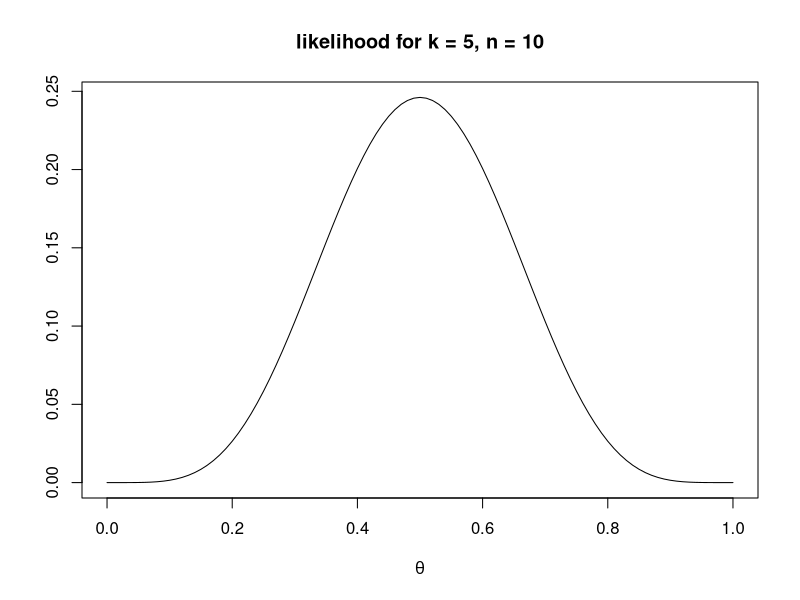
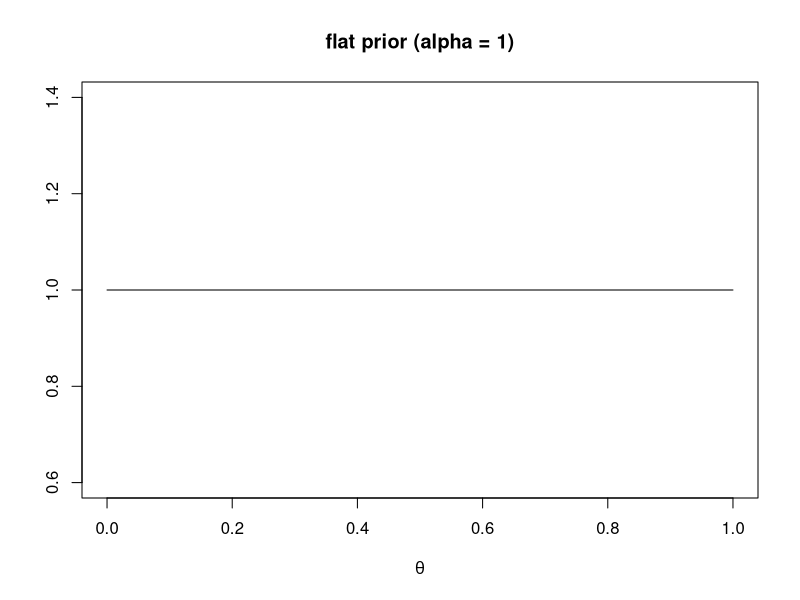
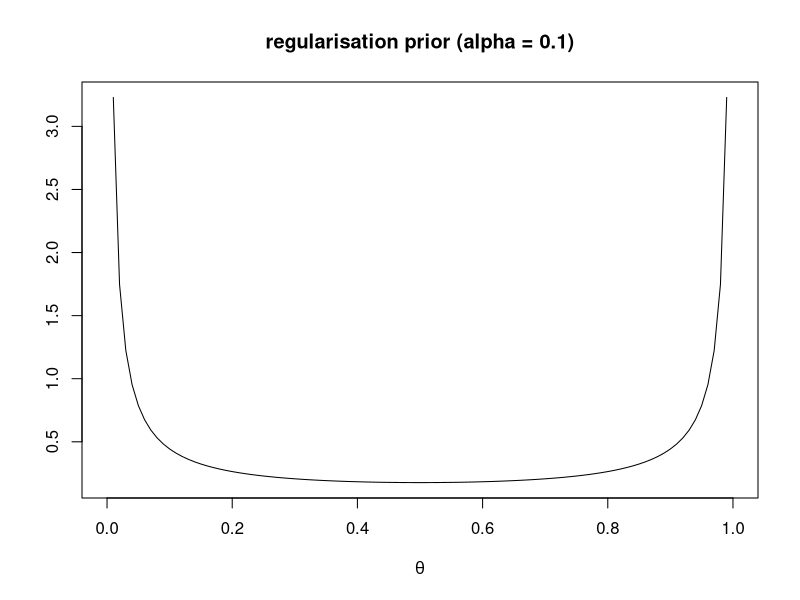
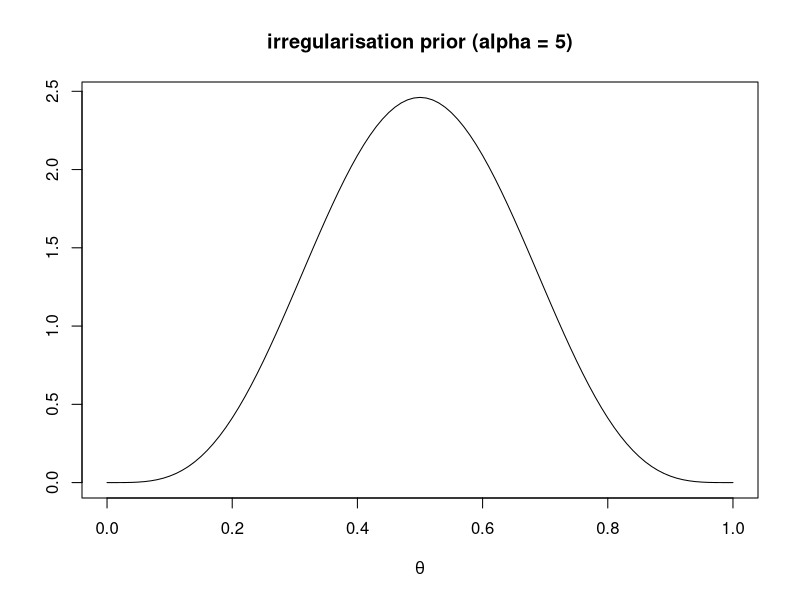
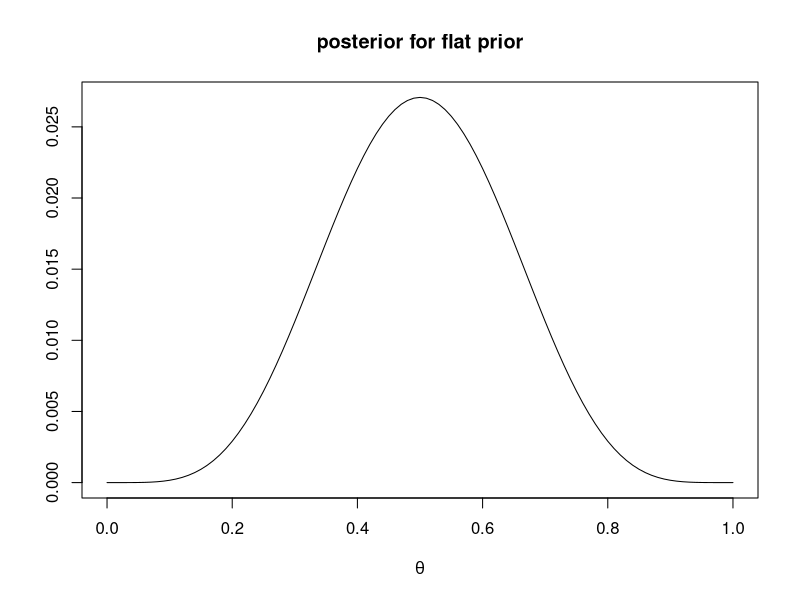
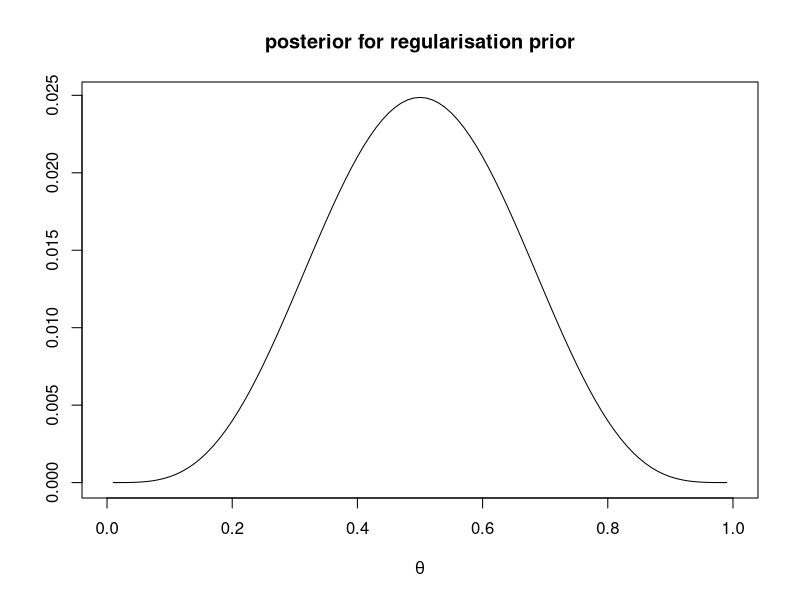
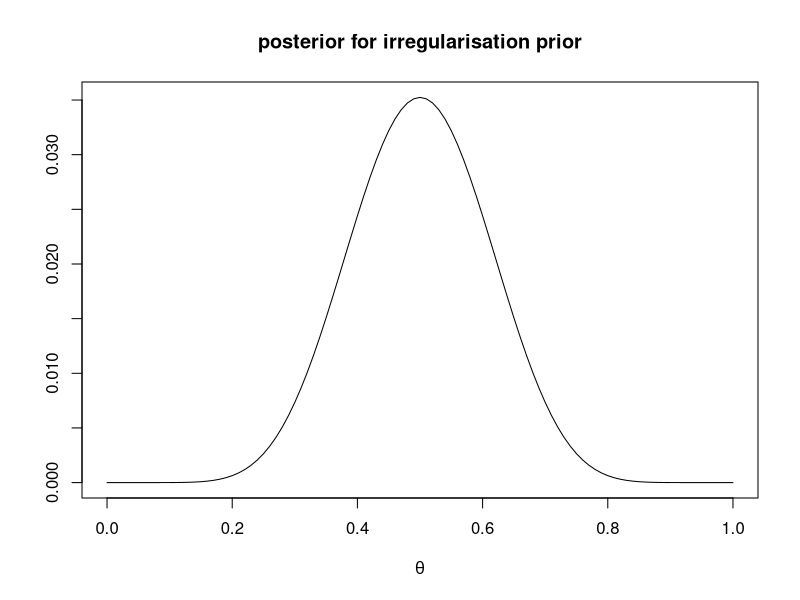

R code for these plots, in order: (Note: a time limit stopped this script after it produced the figures.)
## ---- chunk 1

p <- seq(0, 1, by = 0.01)
p
  
## ---- chunk 2

n <- 10
k <- 5

## ---- chunk 3

lik <- dbinom(k, n, p)

plot(lik,
     x = p,
     xlab = expression(theta),
     ylab = "",
     type = 'l',
     main = "likelihood for k = 5, n = 10")

## ---- chunk 4

alpha <- 1
beta <- alpha

prior <- dbeta(p, alpha, beta)

plot(prior,
     x = p,
     xlab = expression(theta),
     ylab = "",
     type = 'l',
     main = "flat prior (alpha = 1)")

## ---- chunk 5

alpha <- 0.1
beta <- alpha

prior <- dbeta(p, alpha, beta)

plot(prior,
     x = p,
     xlab = expression(theta),
     ylab = "",
     type = 'l',
     main = "regularisation prior (alpha = 0.1)")

## ---- chunk 6

alpha <- 5
beta <- alpha

prior <- dbeta(p, alpha, beta)

plot(prior,
     x = p,
     xlab = expression(theta),
     ylab = "",
     type = 'l',
     main = "irregularisation prior (alpha = 5)")

## ---- chunk 7

alpha <- 1
beta <- alpha

prior <- dbeta(p, alpha, beta)

post <- lik*prior
post <- post / sum(post)

plot(post,
     x = p,
     xlab = expression(theta),
     ylab = "",
     type = 'l',
     main = "posterior for flat prior")

## ---- chunk 8

alpha <- 0.1
beta <- alpha
  
prior <- dbeta(p, alpha, beta)

post <- lik*prior
post <- post / sum(post, na.rm = TRUE)

plot(post,
     x = p,
     xlab = expression(theta),
     ylab = "",
     type = 'l',
     main = "posterior for regularisation prior")

## ---- chunk 9

alpha <- 5
beta <- alpha
  
prior <- dbeta(p, alpha, beta)

post <- lik*prior
post <- post / sum(post)

plot(post,
     x = p,
     xlab = expression(theta),
     ylab = "",
     type = 'l',
     main = "posterior for irregularisation prior")

## ---- chunk 10

# old method
lik <- dbinom(k, n, p)
prior <- dbeta(p, alpha, beta)

post <- lik*prior
post <- post / sum(post)

head(post)

# new method
post_conjugate <- dbeta(p, k + alpha, n - k + beta)
post_conjugate <- post_conjugate / sum(post_conjugate)

head(post_conjugate)

## ---- chunk 11

theta <- rbeta(1, k + alpha, n - k + beta) 
theta

## ---- chunk 12
  
if ((k + alpha) > 1 & (n - k + beta) > 1) {
  
  theta <- (k + alpha - 1) / (n + alpha + beta - 2)
  
} else if ((k + alpha) <= 1 & (n - k + beta) > 1) {
  
  theta <- 0
  
} else if ((k + alpha) > 1 & (n - k + beta) <= 1) {
  
  theta <- 1
  
}

theta

## ---- chunk 13

k <- rbinom(1, n, theta)
k

## ---- chunk 14

# get probability distribution of new picks
prob_k <- rep(NA, n+1)
names(prob_k) <- 0:n

for (j in 0:n) {
  
  prob_k[j+1] <- sum( dbinom(j, n, p) * post )
  
}

prob_k <- prob_k / sum(prob_k)
prob_k
  
## ---- chunk 15

BayesianInference <- function(n = 10,
                              k = 5,
                              alpha = 1,
                              beta = alpha,
                              sampling = TRUE) {
  
  # hypothesis space
  p <- seq(0, 1, by = 0.01)
  
  # avoid infinity when beta distribution parameters are less than 1
  if ((k + alpha) < 1) p[1] <- 0.00001
  if ((n - k + beta) < 1) p[length(p)] <- 0.99999
  
  # generate posterior
  post_conjugate <- dbeta(p, k + alpha, n - k + beta)
  post_conjugate <- post_conjugate / sum(post_conjugate)

  if (sampling == TRUE) {
  
    # pick a random sample from the posterior
    theta <- rbeta(1, k + alpha, n - k + beta)
    
  } else { 
    
    # pick the maximum posterior probability (MAP)
    
    if ((k + alpha) > 1 & (n - k + beta) > 1) {
  
      theta <- (k + alpha - 1) / (n + alpha + beta - 2)
      
    } else if ((k + alpha) <= 1 & (n - k + beta) > 1) {
      
      theta <- 0
      
    } else if ((k + alpha) > 1 & (n - k + beta) <= 1) {
      
      theta <- 1
      
    }
  
  }
  
  # draw a new k from a binomial using theta
  k <- rbinom(1, n, theta)
  
  # get probability distribution of new picks
  prob_k <- rep(NA, n+1)
  names(prob_k) <- 0:n
  
  for (j in 0:n) {
    
    prob_k[j+1] <- sum( dbinom(j, n, p) * post_conjugate )
    
  }
  
  prob_k <- prob_k / sum(prob_k)
  
  # export new k and prob_k
  list(k = k, prob_k = prob_k)
  
}

## ---- chunk 16

BayesianInference(alpha = 0.1)

## ---- chunk 17

N <- 20

# vector to hold N k values
k_vector <- rep(0, N)

# matrix to hold N probability distributions for k
k_matrix <- matrix(0, nrow = N, ncol = n+1)

## ---- chunk 18

for (i in 1:N) {
  
  next_gen <- BayesianInference()
  
  # k for next generation
  k <- next_gen$k
  
  # store probability distribution and k
  k_vector[i] <- next_gen$k
  k_matrix[i,] <- next_gen$prob_k
  
}

## ---- chunk 19

k_vector

## ---- chunk 20

r_max <- 10000
k <- 5

# vector to hold N k values
k_vector <- rep(0, N)

# matrix to hold N probability distributions for k
k_matrix <- matrix(0, nrow = N, ncol = n+1)

# record starting k
k_initial <- k

for (r in 1:r_max) {
  
  k <- k_initial
  
  for (i in 1:N) {
  
    next_gen <- BayesianInference()
    
    # k for next generation
    k <- next_gen$k
    
    # store probability distribution and k
    k_vector[i] <- k_vector[i] + next_gen$k
    k_matrix[i,] <- k_matrix[i,] + next_gen$prob_k
    
  }
  
}

# average across all runs
k_vector <- k_vector / r_max
k_matrix <- k_matrix / r_max

## ---- chunk 21

k_vector

## ---- chunk 22

IteratedLearning <- function(n = 10,
                             k = 5,
                             alpha = 1,
                             beta = alpha,
                             sampling = TRUE,
                             N = 20,
                             r_max = 10000) {
  
  # vector to hold N k values
  k_vector <- rep(0, N)
  
  # matrix to hold N probability distributions for k
  k_matrix <- matrix(0, nrow = N, ncol = n+1)
  
  # record starting k
  k_initial <- k
  
  for (r in 1:r_max) {
    
    # reset k
    k <- k_initial
    
    for (i in 1:N) {
    
      next_gen <- BayesianInference(n,
                                    k,
                                    alpha,
                                    beta,
                                    sampling)
      
      # k for next generation
      k <- next_gen$k
      
      # store probability distribution and k
      k_vector[i] <- k_vector[i] + next_gen$k
      k_matrix[i,] <- k_matrix[i,] + next_gen$prob_k
      
    }
    
  }
  
  # average across all runs
  k_vector <- k_vector / r_max
  k_matrix <- k_matrix / r_max
  
  # export k_vector, k_matrix and parameters
  list(k_vector = k_vector, 
       k_matrix = k_matrix,
       parameters = c(n = n, 
                      k = k_initial, 
                      alpha = alpha, 
                      beta = beta,
                      sampling = sampling,
                      N = N, 
                      r_max = r_max))
  
}

## ---- chunk 23

data_model16 <- IteratedLearning()

data_model16$k_vector

## ---- chunk 24

IteratedHeatPlot <- function(data_model16) {
  
  k_matrix <- data_model16$k_matrix
  
  # heat map showing probability distribution over time
  heatmap(k_matrix, 
          Rowv = NA, 
          Colv = NA, 
          labCol = 0:(ncol(k_matrix)-1), 
          revC = TRUE,
          col = hcl.colors(100, palette = "Oslo", alpha = 0.8, rev = F),
          scale = "none",
          ylab = "generation",
          xlab = "k")
  
}

## ---- chunk 25

IteratedHeatPlot(data_model16)

## ---- chunk 26

IteratedFinalPlot <- function(data_model16, ymax = 0.6) {
  
  # retrieve parameters
  n <- data_model16$parameters["n"]
  r_max <- data_model16$parameters["r_max"]
  alpha <- data_model16$parameters["alpha"]
  beta <- data_model16$parameters["beta"]
  k_matrix <- data_model16$k_matrix
  
  # simulate prior distribution
  prior_dist <- rep(NA, r_max)
  
  for (i in 1:r_max) {
    
      theta <- rbeta(1, alpha, beta)
      prior_dist[i] <- rbinom(1, n, theta)
      
  }
  
  prior_dist <- table(factor(prior_dist, levels = 0:n))
  prior_dist <- prior_dist / sum(prior_dist)
  
  # draw barplot for simulated priors
  b <- barplot(height = prior_dist,
               names = 0:(length(prior_dist)-1),
               xlab = "k",
               ylab = "probability",
               ylim = c(0,ymax))
  
  # add line for the final generation iterated learning chain
  lines(k_matrix[nrow(k_matrix),],
        x = b,
        pch = 19,
        type = 'o')
  
  # add legend
  legend("topright",
         legend=c("final generation","prior"),
         pch = c(19,15),
         col=c("black","grey50"),
         pt.cex=c(1,2),
         bty="n",
         lty=c(1,NA),
         lwd=c(1,1))
  
}

IteratedFinalPlot(data_model16)

## ---- chunk 27

data_model16 <- IteratedLearning(alpha = 0.1)

IteratedHeatPlot(data_model16)
IteratedFinalPlot(data_model16)

## ---- chunk 28

data_model16 <- IteratedLearning(alpha = 5)

IteratedHeatPlot(data_model16)
IteratedFinalPlot(data_model16)

## ---- chunk 29

data_model16 <- IteratedLearning(k = 10,
                                 alpha = 5)

IteratedHeatPlot(data_model16)

## ---- chunk 30

MixedIteratedLearning <- function(n = 10,
                                  k = 5,
                                  alpha1 = 1,
                                  beta1 = alpha1,
                                  alpha2 = alpha1,
                                  beta2 = beta1,
                                  h = 0.5,
                                  sampling = TRUE,
                                  N = 20,
                                  r_max = 10000) {
  
  # vector to hold N k values
  k_vector <- rep(0, N)
  
  # matrix to hold N probability distributions for k
  k_matrix <- matrix(0, nrow = N, ncol = n+1)
  
  # record starting k
  k_initial <- k
  
  for (r in 1:r_max) {
    
    # reset k
    k <- k_initial
    
    # N probabilities that learner uses alpha1/beta1 rather than alpha2/beta2
    h_prob <- runif(N)
    
    for (i in 1:N) {
      
      if (h_prob[i] < h) {
        
        # alpha1 and beta1
        next_gen <- BayesianInference(n,
                                      k,
                                      alpha = alpha1,
                                      beta = beta1,
                                      sampling)
        
      } else {
        
        # alpha2 and beta2
        next_gen <- BayesianInference(n,
                                      k,
                                      alpha = alpha2,
                                      beta = beta2,
                                      sampling)
        
      }
      
      # k for next generation
      k <- next_gen$k
      
      # store probability distribution and k
      k_vector[i] <- k_vector[i] + next_gen$k
      k_matrix[i,] <- k_matrix[i,] + next_gen$prob_k
      
    }
    
  }
  
  # average across all runs
  k_vector <- k_vector / r_max
  k_matrix <- k_matrix / r_max
  
  # export k_vector, k_matrix and parameters
  list(k_vector = k_vector, 
       k_matrix = k_matrix,
       parameters = c(n = n, 
                      k = k_initial, 
                      alpha1 = alpha1, 
                      beta1 = beta1,
                      alpha2 = alpha2,
                      beta2 = beta2,
                      h = h,
                      sampling = sampling,
                      N = N, 
                      r_max = r_max))
  
}

## ---- chunk 31

IteratedFinalPlot <- function(data_model16, ymax = 0.6) {
  
  # retrieve parameters
  n <- data_model16$parameters["n"]
  r_max <- data_model16$parameters["r_max"]
  alpha1 <- data_model16$parameters["alpha1"]
  beta1 <- data_model16$parameters["beta1"]
  alpha2 <- data_model16$parameters["alpha2"]
  beta2 <- data_model16$parameters["beta2"]
  h <- data_model16$parameters["h"]
  k_matrix <- data_model16$k_matrix
  
  # simulate prior distribution
  prior_dist <- rep(NA, r_max)
  h_prob <- runif(r_max)
  
  for (i in 1:r_max) {
    
    if (h_prob[i] < h) {
      
      theta <- rbeta(1, alpha1, beta1)
      prior_dist[i] <- rbinom(1, n, theta)
      
    } else {
      
      theta <- rbeta(1, alpha2, beta2)
      prior_dist[i] <- rbinom(1, n, theta)
      
    }
      
  }
  
  prior_dist <- table(factor(prior_dist, levels = 0:n))
  prior_dist <- prior_dist / sum(prior_dist)
  
  # draw barplot for simulated priors
  b <- barplot(height = prior_dist,
               names = 0:(length(prior_dist)-1),
               xlab = "k",
               ylab = "probability",
               ylim = c(0,ymax))
  
  # add line for the final generation iterated learning chain
  lines(k_matrix[nrow(k_matrix),],
        x = b,
        pch = 19,
        type = 'o')
  
  # add legend
  legend("topright",
         legend=c("final generation","prior"),
         pch = c(19,15),
         col=c("black","grey50"),
         pt.cex=c(1,2),
         bty="n",
         lty=c(1,NA),
         lwd=c(1,1))
  
}

## ---- chunk 32

par(mfrow=c(1,2))

IteratedFinalPlot(MixedIteratedLearning(alpha1 = 2,
                                        beta1 = 1))

IteratedFinalPlot(MixedIteratedLearning(alpha1 = 1,
                                        beta1 = 10))

## ---- chunk 33

par(mfrow=c(1,1))

IteratedFinalPlot(MixedIteratedLearning(alpha1 = 2,
                                        beta1 = 1,
                                        alpha2 = 1,
                                        beta2 = 10))

## ---- chunk 34

par(mfrow=c(1,2))

IteratedFinalPlot(MixedIteratedLearning(alpha1 = 2,
                                        beta1 = 1,
                                        sampling = FALSE))

IteratedFinalPlot(MixedIteratedLearning(alpha1 = 1,
                                        beta1 = 10,
                                        sampling = FALSE),
                  ymax = 0.8)

## ---- chunk 35

IteratedFinalPlot(MixedIteratedLearning(alpha1 = 1,
                                        beta1 = 1,
                                        alpha2 = 1,
                                        beta2 = 100,
                                        h = 0.95,
                                        sampling = FALSE))
